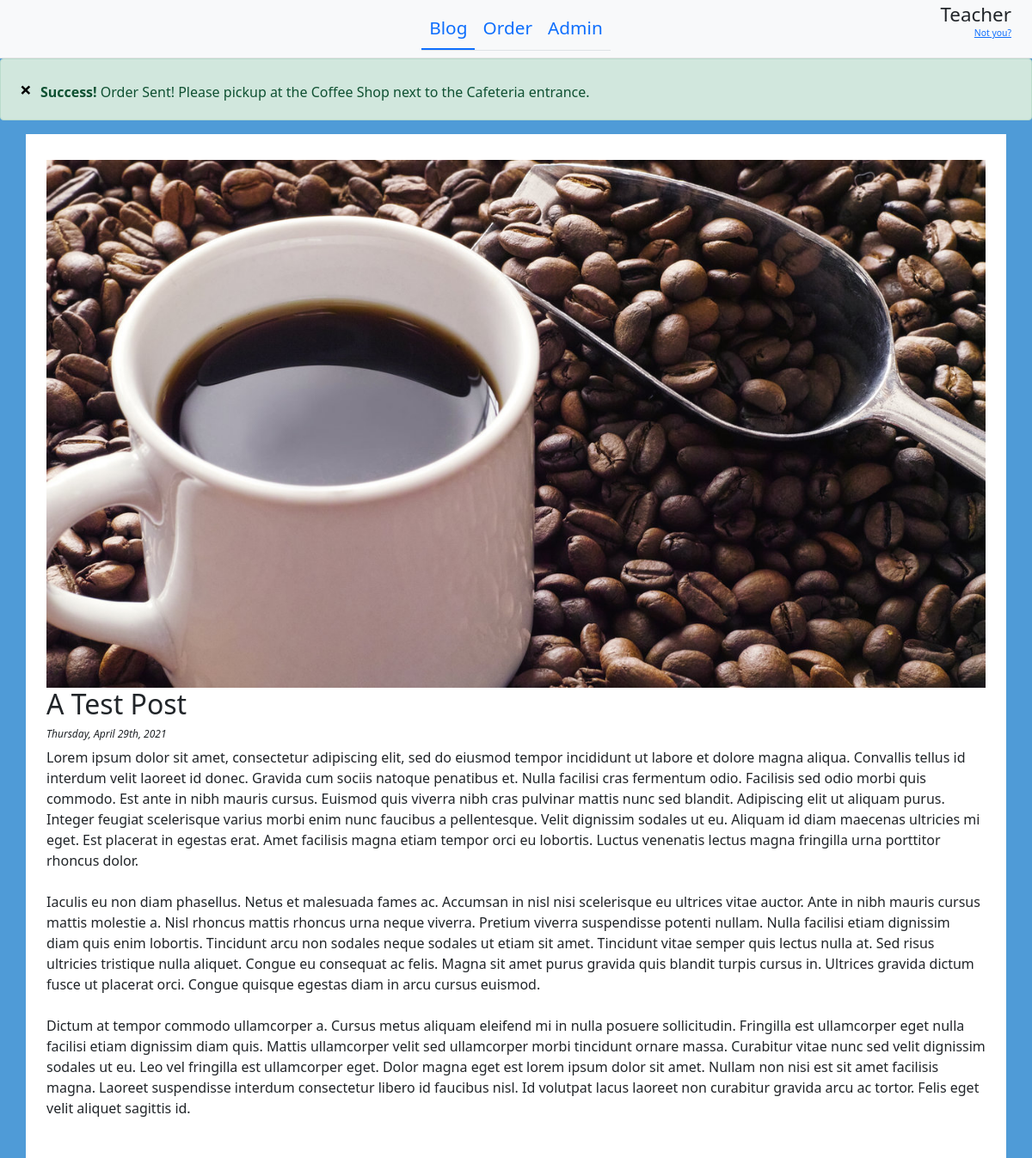
The page /blog.php?orderSuccess=1 (signed in) on the database its author committed.
### tables this page shows
CREATE TABLE `blogpost` (
  `Prim` int(3) NOT NULL,
  `Date` date NOT NULL DEFAULT current_timestamp(),
  `Title` varchar(80) NOT NULL,
  `Body` text NOT NULL,
  `HasImage` tinyint(1) NOT NULL DEFAULT 0
);

### blog.php (the view, shortened to what this page needs)
<!DOCTYPE html>
<html lang="en" dir="ltr">
  <head>
    <link rel="stylesheet" href="css/master.css">
    <link href="https://cdn.jsdelivr.net/npm/bootstrap@5.0.0-beta3/dist/css/bootstrap.min.css" rel="stylesheet">
  </head>
  <body>
    <nav class="navbar navbar-expand bg-light align-content-center justify-content-center">
      <ul class="navbar-nav nav-tabs nav-justified  align-content-center justify-content-center">
        <li class="nav-item active" ><a class="nav-link" href="#">Blog</a></li>
        <li class="nav-item" ><a class="nav-link" href="order.php">Order</a></li>
        <?php if ($_SESSION['isAdmin'] == 1) {
          echo "<li class=\"nav-item\" ><a class=\"nav-link\" href=\"admin/index.php\">Admin</a></li>";
        } ?>
      </ul>
      <div class="user-info">
        <h4><?php echo $_SESSION['FirstName'] . " " . $_SESSION['LastName'] ?></h4>
        <p class=""><a href="logout.php">Not you?</a></p>
      </div>
    </nav>
    <?php
    if (isset($_GET['orderSuccess'])) {
      if ($_GET['orderSuccess'] == 1) {
        echo "<div class='alert alert-success alert-dismissible'>
                <button type='button' class='close' data-dismiss='alert' onclick='$(this).parent().remove();'>×</button>
                <strong>Success!</strong> Order Sent! Please pickup at the Coffee Shop next to the Cafeteria entrance.
              </div>";
      }
      else {
        echo "<div class='alert alert-danger alert-dismissible'>
                <button type='button' class='close' data-dismiss='alert' onclick='$(this).parent().remove();'>×</button>
                <strong>Error!</strong> Your order could not be processed.
              </div>";      }
    }
    ?>
    <main class="container">
      <?php
      $servername = "localhost";
      $username = "siteaccess";
      $password = "N7Y#\$Ms9cK@CD!";
      $dbname = "perchweb";
      $conn = mysqli_connect($servername, $username, $password, $dbname);
      $sql = "SELECT * FROM blogpost";
      $result = mysqli_query($conn, $sql);
      while ($row = mysqli_fetch_assoc($result)) {
        $date = date_create($row['Date']);
        echo "<div class='blogpost container'>";
        if ($row['HasImage']) {
          echo "<img class='img-fluid' src='img/blogsrc/" . $row['Prim'] . ".jpg'>";
        }
        echo"<h2>" . $row['Title'] . "</h2>
              <h5>" . date_format($date,"l, F jS, Y") . "</h5>
              <p>" . $description = preg_replace("/\r\n|\r|\n/", '<br/>', $row['Body']) . "</p>
            </div>";
      }
      ?>
    </main>
  </body>
</html>

### css/master.css (style rules this page uses)
.navbar { border-bottom: .1px solid #E1E1E1; }
.nav-link { font-size: 130%; }
.active { border-bottom: 2px solid #0d6efd !important; }
.user-info { position: absolute; right: 0; margin-right: 2%; margin-bottom: 0; }
.user-info h4 { font-size: 140%; margin-bottom: 0; }
.user-info p { font-size: 65%; float: right; }
body { background-color: #4F9BD7 !important; }
main { width: 500px; background-color: #FFF; }
.blogpost { padding-top: 30px; padding-bottom: 30px; }
.blogpost h5 { font-size: 75%; font-style: italic; }
.alert .close { font-weight: bold; background: none; border: none; font-size: 150%; }

### rows shown on the page
blogpost: HasImage 1 (drawn), Title "A Test Post", Date "Thursday, April 29th, 2021", Body "Lorem ipsum dolor sit amet, consectetur adipiscing elit, sed do eiusmod tempor incididunt ut labore et dolore magna aliqua. Convallis tellus id interdum velit laoreet id donec. Gravida cum sociis natoque penatibus et. Nulla facilisi cras fermentum odio. Facilisis sed odio morbi quis commodo. Est ante in nibh mauris cursus. Euismod quis viverra nibh cras pulvinar mattis nunc sed blandit. Adipiscing elit ut aliquam purus. Integer feugiat scelerisque varius morbi enim nunc faucibus a pellentesque. Velit dignissim sodales ut eu. Aliquam id diam maecenas ultricies mi eget. Est placerat in egestas erat. Amet facilisis magna etiam tempor orci eu lobortis. Luctus venenatis lectus magna fringilla…"

### other values the page prints
$_SESSION['FirstName'] "Teacher"
